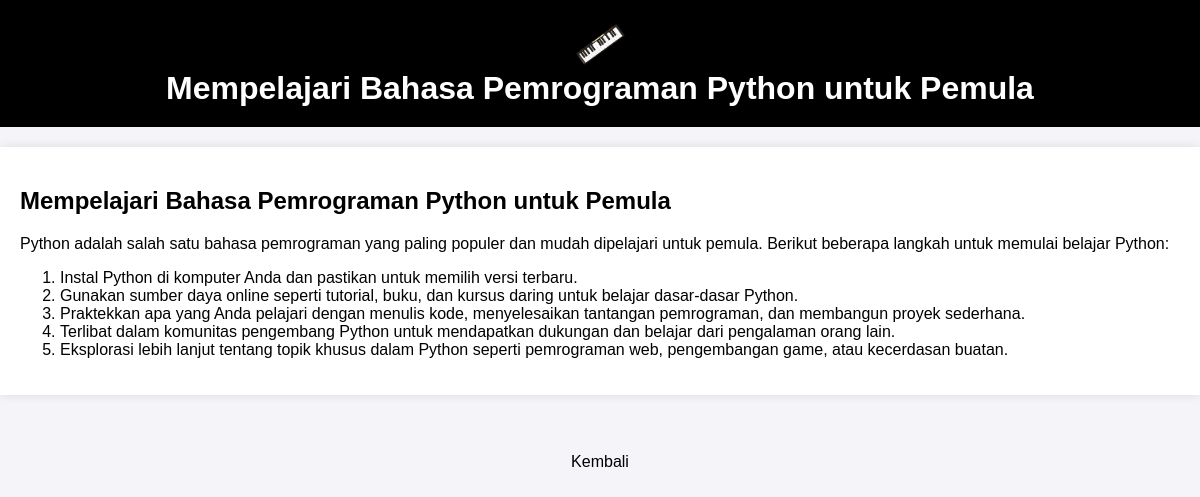
/article.php?id=2 (signed in), run on the app's committed database.
### tables this page shows
CREATE TABLE `articles` (
  `id` int(11) NOT NULL,
  `title` varchar(255) NOT NULL,
  `content` text NOT NULL,
  `excerpt` text DEFAULT NULL
);

### article.php (the view, shortened to what this page needs)
<?php
$servername = "localhost";
$username = "root";
$password = "";
$dbname = "project";
$conn = new mysqli($servername, $username, $password, $dbname);
if (isset($_GET['id'])) {
    $id = intval($_GET['id']);
    $stmt = $conn->prepare("SELECT title, content FROM articles WHERE id = ?");
    $stmt->bind_param("i", $id);
    $stmt->execute();
    $stmt->bind_result($title, $content);
} else {
    header("Location: index.html");
    exit();
}
?>
<!DOCTYPE html>
<html lang="en">
<head>
    <link rel="stylesheet" href="blogs.css">
</head>
<body>
    <header>
        <img src="—Pngtree—keyboard piano electronic piano_4519739.png" class="small-image" alt="Piano Image">
        <h1><?php echo htmlspecialchars($title); ?></h1>
    </header>
    <main>
        <article class="fade-in">
            <h2><?php echo htmlspecialchars($title); ?></h2>
            <p><?php echo $content; ?></p>
        </article>
    </main>
    <br>
    <a href="blog.php">Kembali</a>
</body>
</html>

### blogs.css (style rules this page uses)
body { font-family: Arial, sans-serif; margin: 0; padding: 0; background-color: #f4f4f9; }
header { text-align: center; background-color: #000000; color: white; padding: 20px 0; }
header img.small-image { width: 50px; height: auto; vertical-align: middle; }
h1 { margin: 0; }
main { max-width: 1200px; margin: 20px auto; padding: 20px; background-color: white; box-shadow: 0 0 10px rgba(0, 0, 0, 0.1); }
a { display: block; text-align: center; margin-top: 20px; color: #000000; text-decoration: none; }
.fade-in { animation: fadeIn 1s ease-in; }

### data on the page
articles: title "Mempelajari Bahasa Pemrograman Python untuk Pemula", content "Python adalah salah satu bahasa pemrograman yang paling populer dan mudah dipelajari untuk pemula. Berikut beberapa langkah untuk memulai belajar Python: Instal Python di komputer Anda dan pastikan untuk memilih versi terbaru. Gunakan sumber daya online seperti tutorial, buku, dan kursus daring untuk belajar dasar-dasar Python. Praktekkan apa yang Anda pelajari dengan menulis kode, menyelesaikan tantangan pemrograman, dan membangun proyek sederhana. Terlibat dalam komunitas pengembang Python untuk mendapatkan dukungan dan belajar dari pengalaman orang lain. Eksplorasi lebih lanjut tentang topik khusus dalam Python seperti pemrograman web, pengembangan game, atau kecerdasan buatan."
